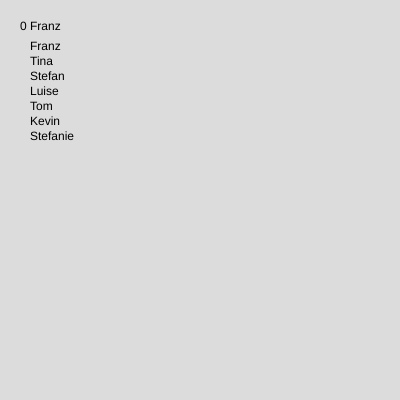
Frame 1 (no input)
Frame 60 (no input): identical to frame 1, image omitted
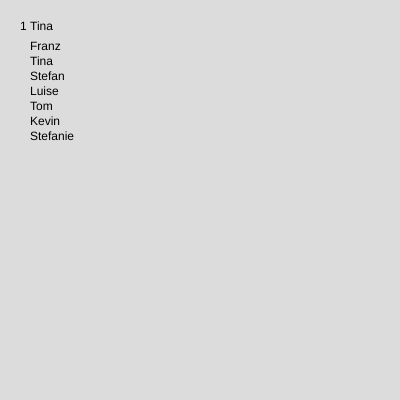
Frame 120 (the mouse pressed at the canvas centre since frame 60)

The p5.js sketch that drew these frames (run headless with seeded random() and noise() and a simulated clock; from frame 60 on, the mouse is pressed at the canvas centre):

// p5.js sketch
// ── sketch.js
// Arrays - geordnete Sammlung von Variablen
// leeres Array
let names = [];


// array mit Werten:
let teilnehmer = ["Paul", "Tina", "Stefan", "Luise", "Tom", "Kevin", "Stefanie"];
let index = 0;

function setup() {
  createCanvas(400, 400);
  teilnehmer[0] = "Franz";
}

function draw() {
  background(220);

  fill(0);
  text(index, 20, 30);
  text(teilnehmer[index], 30, 30);

  /*text(teilnehmer[0], 30, 50);
  text(teilnehmer[1], 30, 60);
  text(teilnehmer[2], 30, 70);
  text(teilnehmer[3], 30, 80);
  text(teilnehmer[4], 30, 90);*/

  // COUNTER
  let counter = 0;

  // Wiederhole alles im { RUMPF }
  // bis die CONDITION nicht mehr erfüllt ist
  while(counter < teilnehmer.length){
    text(teilnehmer[counter], 30, 50 + counter * 15);
    // INCREMENTOR
    counter = counter + 1;
  }



}

function mousePressed(){
  index = index + 1;

  if(index >= teilnehmer.length){
    index = 0;
  }
}

// wird bei jedem Tastendruck aufgerufen
function keyPressed(){
  // push() hängt eine weiteres Element ans Ende des Arrays
  teilnehmer.push(key);
}
